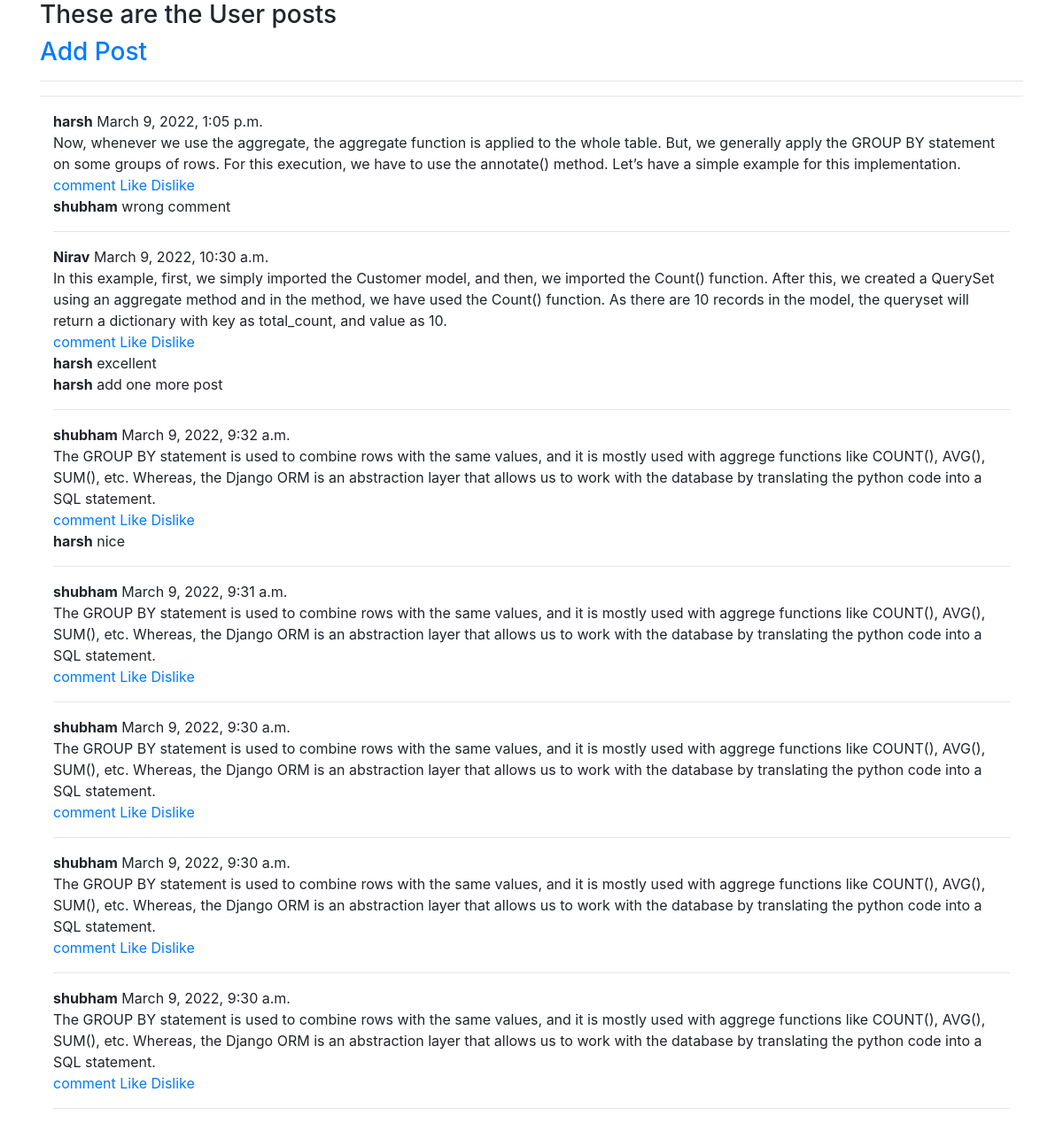
The app's page /post, older data.
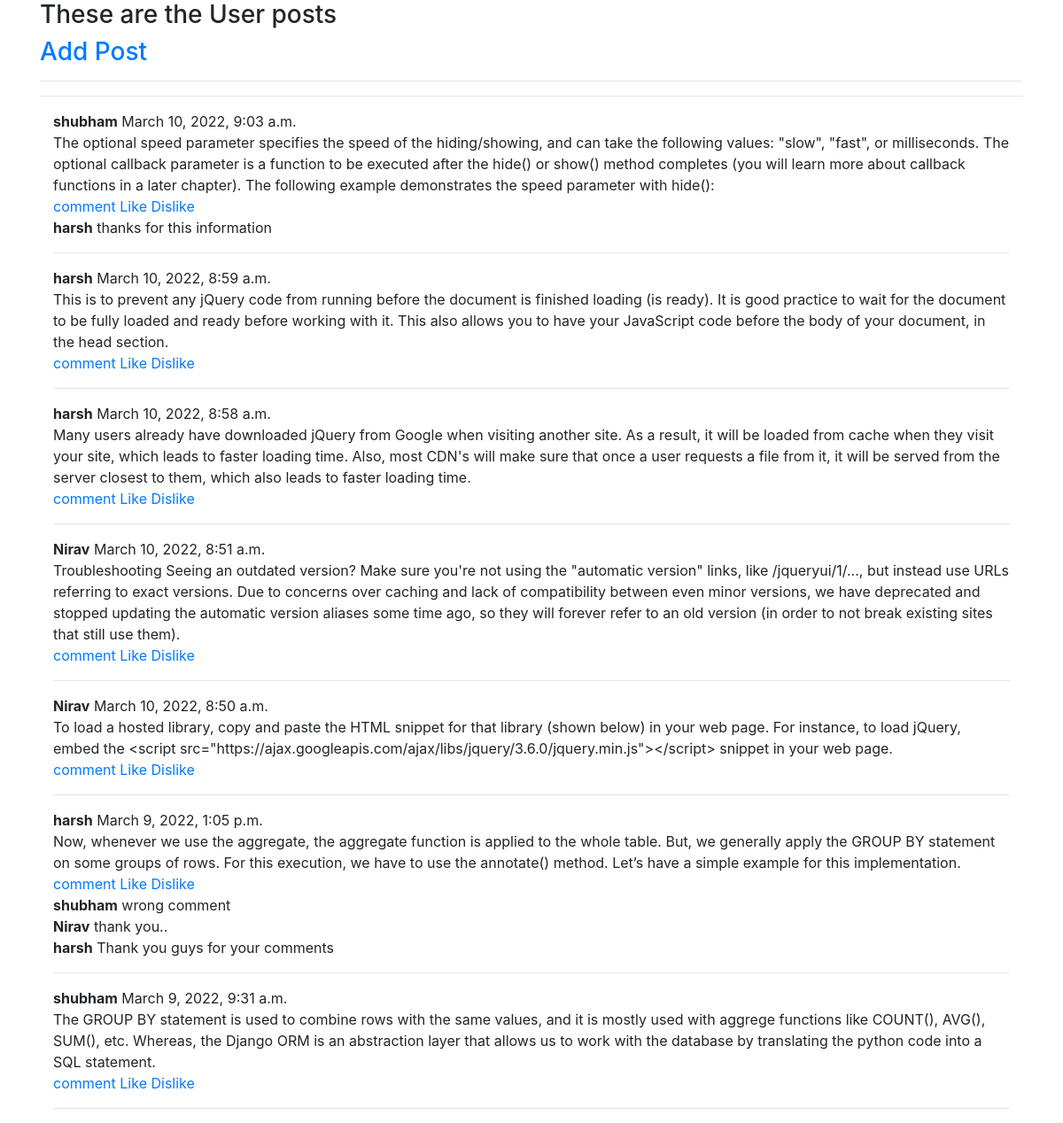
The same page, newer data.
### post/models.py (models this page shows)
class Post(models.Model):
    user=models.ForeignKey(User,on_delete=models.CASCADE)
    last_update=models.DateTimeField(auto_now_add=True,null=True)
    description=models.TextField()

class Comments(models.Model):
    user=models.ForeignKey(User,on_delete=models.CASCADE)
    post=models.ForeignKey(Post,on_delete=models.CASCADE)
    comment=models.TextField()

### post/views.py (the view)
# urls.py: path('post',views.post,name='post'),
def post(request):
    if request.method=="POST":
        user_id=request.user.id
        description=request.POST['txtArea']
        data_store=Post(user_id=user_id,description=description)
        data_store.save()
        return redirect('/post')
    else:
        all_posts=Post.objects.values('id','user__username','last_update','description','user_id').order_by('-id')
        print(all_posts)
        comments=Comments.objects.values('id','post_id','comment','user__username')
        return render(request,"post/post.html",{'all_posts':all_posts,'comments':comments})

### post/templates/post/post.html (shortened to what this page needs)
<!DOCTYPE html>
<html>
<head>
    <link rel="stylesheet" href="https://maxdn.bootstrapcdn.com/bootstrap/4.5.2/css/bootstrap.min.css">
</head>
<body>
    <div class="container">
        <form method="POST" action="/pass_comment">
            <h3>These are the User posts</h3><h3><a href="/add_post">Add Post</a></h3>
            <hr> <hr>
            <div class="container">
            {% for user_post in all_posts %}
            <b>{{user_post.user__username}}</b>
            <td name="user_post.last_update">{{user_post.last_update}}<br></td>
            <td>{{user_post.description}}<br></td>
             <a href="/pass_comment/{{user_post.id}}">comment</a>
            <a href="/likes/{{user_post.id}}">Like</a>
            <a href="/dislike/{{user_post.id}}">Dislike</a>
            <br>
             {% for comment in comments %}
             {% if user_post.id == comment.post_id %}
             <b>{{comment.user__username}}</b>
             {{comment.comment}}
             <br>
             {% endif%}
             {% endfor %}
            <hr>
            {% endfor %}
        </form>
    </div>
</body>
</html>

Row changes from the older to the newer data that the page shows:
removed Post: user__username "Nirav", last_update "March 9, 2022, 10:30 a.m.", description "In this example, first, we simply imported the Customer model, and then, we imported the Count() function. After this, we created a QuerySet using an aggregate method and in the method, we have used the Count() function. As there are 10 records in the model, the queryset will return a dictionary with key as total_count, and value as 10."
removed Comments: user__username "harsh", comment "excellent", shown under "Nirav"
removed Comments: user__username "harsh", comment "add one more post", shown under "Nirav"
removed Post: user__username "shubham", last_update "March 9, 2022, 9:32 a.m.", description "The GROUP BY statement is used to combine rows with the same values, and it is mostly used with aggrege functions like COUNT(), AVG(), SUM(), etc. Whereas, the Django ORM is an abstraction layer that allows us to work with the database by translating the python code into a SQL statement."
removed Comments: user__username "harsh", comment "nice", shown under "shubham"
removed Post: user__username "shubham", last_update "March 9, 2022, 9:30 a.m.", description "The GROUP BY statement is used to combine rows with the same values, and it is mostly used with aggrege functions like COUNT(), AVG(), SUM(), etc. Whereas, the Django ORM is an abstraction layer that allows us to work with the database by translating the python code into a SQL statement."
removed Post: user__username "shubham", last_update "March 9, 2022, 9:30 a.m.", description "The GROUP BY statement is used to combine rows with the same values, and it is mostly used with aggrege functions like COUNT(), AVG(), SUM(), etc. Whereas, the Django ORM is an abstraction layer that allows us to work with the database by translating the python code into a SQL statement."
removed Post: user__username "shubham", last_update "March 9, 2022, 9:30 a.m.", description "The GROUP BY statement is used to combine rows with the same values, and it is mostly used with aggrege functions like COUNT(), AVG(), SUM(), etc. Whereas, the Django ORM is an abstraction layer that allows us to work with the database by translating the python code into a SQL statement."
added Post: user__username "shubham", last_update "March 10, 2022, 9:03 a.m.", description "The optional speed parameter specifies the speed of the hiding/showing, and can take the following values: \"slow\", \"fast\", or milliseconds. The optional callback parameter is a function to be executed after the hide() or show() method completes (you will learn more about callback functions in a later chapter). The following example demonstrates the speed parameter with hide():"
added Comments: user__username "harsh", comment "thanks for this information", shown under "shubham"
added Post: user__username "harsh", last_update "March 10, 2022, 8:59 a.m.", description "This is to prevent any jQuery code from running before the document is finished loading (is ready). It is good practice to wait for the document to be fully loaded and ready before working with it. This also allows you to have your JavaScript code before the body of your document, in the head section."
added Post: user__username "harsh", last_update "March 10, 2022, 8:58 a.m.", description "Many users already have downloaded jQuery from Google when visiting another site. As a result, it will be loaded from cache when they visit your site, which leads to faster loading time. Also, most CDN's will make sure that once a user requests a file from it, it will be served from the server closest to them, which also leads to faster loading time."
added Post: user__username "Nirav", last_update "March 10, 2022, 8:51 a.m.", description "Troubleshooting Seeing an outdated version? Make sure you're not using the \"automatic version\" links, like /jqueryui/1/..., but instead use URLs referring to exact versions. Due to concerns over caching and lack of compatibility between even minor versions, we have deprecated and stopped updating the automatic version aliases some time ago, so they will forever refer to an old version (in order to not break existing sites that still use them)."
added Post: user__username "Nirav", last_update "March 10, 2022, 8:50 a.m.", description "To load a hosted library, copy and paste the HTML snippet for that library (shown below) in your web page. For instance, to load jQuery, embed the <script src=\"https://ajax.googleapis.com/ajax/libs/jquery/3.6.0/jquery.min.js\"></script> snippet in your web page."
added Comments: user__username "Nirav", comment "thank you..", shown under Post "March 9, 2022, 1:05 p.m."
added Comments: user__username "harsh", comment "Thank you guys for your comments", shown under Post "March 9, 2022, 1:05 p.m."
